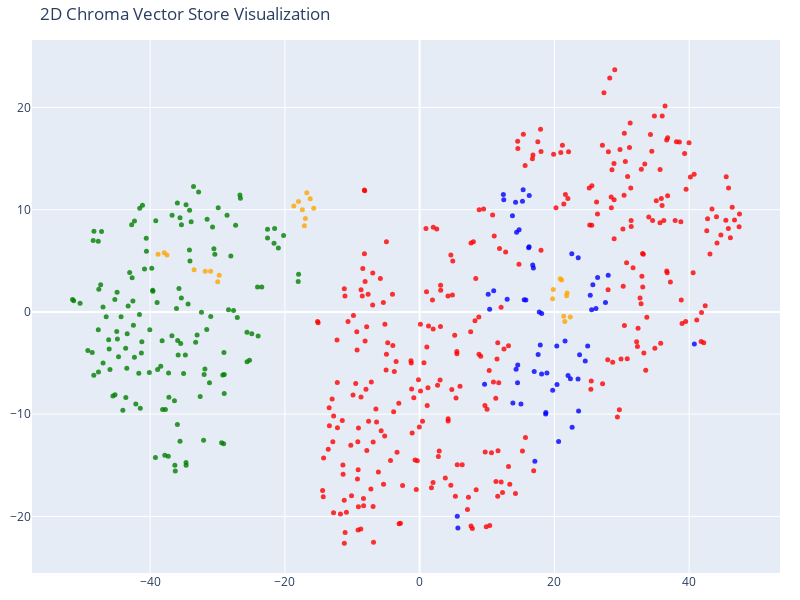

Source (notebook cell):
### Code cell
tsne = TSNE(n_components=2, random_state=42)
reduced_vectors = tsne.fit_transform(vectors)

# Create a scatter plot
fig = go.Figure(data=[go.Scatter(
    x=reduced_vectors[:, 0],
    y=reduced_vectors[:, 1],
    mode='markers',
    marker=dict(size=5, color=colors, opacity=0.8),
    text=[f"Type: {t}<br>Text: {d[:100]}..." for t, d in zip(doc_types, documents)],
    hoverinfo='text'
)])

fig.update_layout(title='2D Chroma Vector Store Visualization',
    scene=dict(xaxis_title='x',yaxis_title='y'),
    width=800,
    height=600,
    margin=dict(r=20, b=10, l=10, t=40)
)

fig.show()

### Figure 1 — Plotly figure (JSON) as saved in the notebook; plotly's stock layout.template omitted (floating-point values rounded to 4 significant figures; data arrays with more than 128 entries replaced by an {"elided": "..."} marker saying what was removed)
{"data": [{"hoverinfo": "text", "marker": {"color": {"elided": "538 str values"}, "opacity": 0.8, "size": 5}, "mode": "markers", "text": {"elided": "538 str values"}, "type": "scatter", "x": {"elided": "538 float values"}, "y": {"elided": "538 float values"}}], "layout": {"height": 600, "margin": {"b": 10, "l": 10, "r": 20, "t": 40}, "scene": {"xaxis": {"title": {"text": "x"}}, "yaxis": {"title": {"text": "y"}}}, "title": {"text": "2D Chroma Vector Store Visualization"}, "width": 800}}
